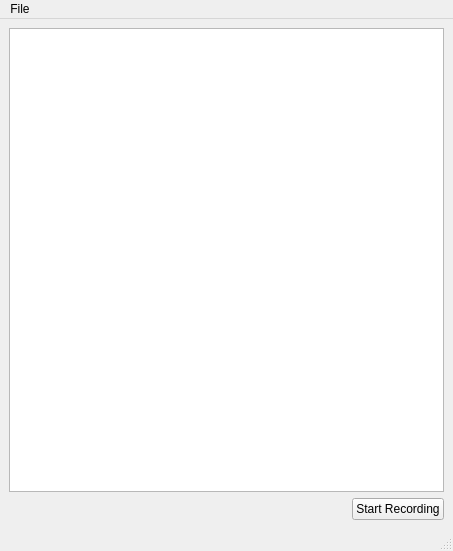
<?xml version="1.0" encoding="UTF-8"?>
<ui version="4.0">
 <class>MainWindow</class>
 <widget class="QMainWindow" name="MainWindow">
  <property name="geometry">
   <rect>
    <x>0</x>
    <y>0</y>
    <width>453</width>
    <height>551</height>
   </rect>
  </property>
  <property name="windowTitle">
   <string>MainWindow</string>
  </property>
  <widget class="QWidget" name="centralwidget">
   <layout class="QGridLayout" name="gridLayout">
    <item row="1" column="1">
     <widget class="QPushButton" name="startButton">
      <property name="text">
       <string>Start Recording</string>
      </property>
     </widget>
    </item>
    <item row="1" column="0">
     <spacer name="horizontalSpacer">
      <property name="orientation">
       <enum>Qt::Horizontal</enum>
      </property>
      <property name="sizeHint" stdset="0">
       <size>
        <width>40</width>
        <height>20</height>
       </size>
      </property>
     </spacer>
    </item>
    <item row="0" column="0" colspan="2">
     <widget class="QPlainTextEdit" name="textEdit"/>
    </item>
   </layout>
  </widget>
  <widget class="QMenuBar" name="menubar">
   <property name="geometry">
    <rect>
     <x>0</x>
     <y>0</y>
     <width>453</width>
     <height>21</height>
    </rect>
   </property>
   <widget class="QMenu" name="menuFile">
    <property name="title">
     <string>File</string>
    </property>
    <addaction name="actionRecord_Background"/>
    <addaction name="actionClear_Background"/>
   </widget>
   <addaction name="menuFile"/>
  </widget>
  <widget class="QStatusBar" name="statusbar"/>
  <action name="actionRecord_Background">
   <property name="text">
    <string>Record Background</string>
   </property>
  </action>
  <action name="actionClear_Background">
   <property name="text">
    <string>Clear Background</string>
   </property>
  </action>
 </widget>
 <resources/>
 <connections/>
</ui>
